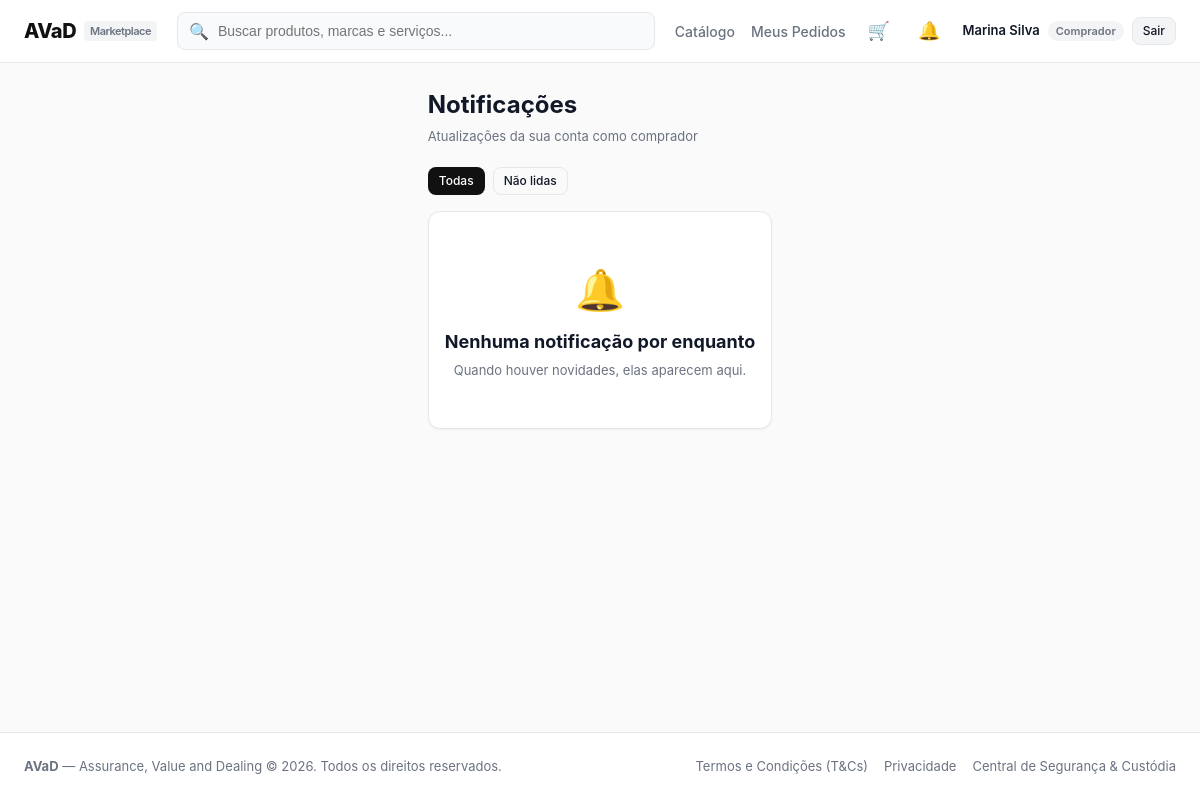
Before: /notifications/ (signed in) with the older database file.
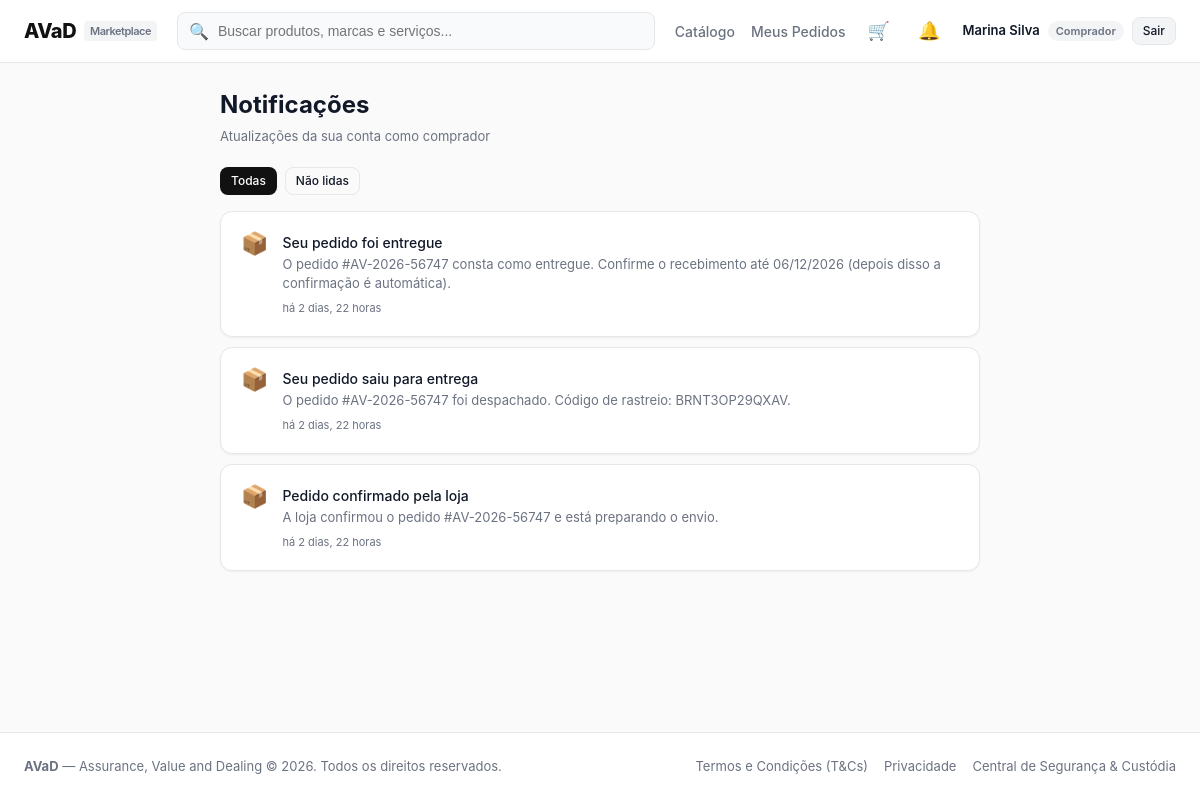
After: the same page with the newer database file.
### accounts/models.py (models this page shows, shortened)
class UserProfile(models.Model):
    user = models.OneToOneField(User, on_delete=models.CASCADE, related_name='profile')
    nome = models.CharField(max_length=16)
    data_nascimento = models.DateField()
    cpf = models.CharField(max_length=14, unique=True)
    cnpj = models.CharField(max_length=18, blank=True, null=True, unique=True)
    tem_cnpj = models.BooleanField(default=False)
    email_verificado = models.BooleanField(default=False)
    is_mediador = models.BooleanField(default=False)
    conta_bancaria_bloqueada = models.BooleanField(default=False)
    suspenso = models.BooleanField(default=False)
    token_verificacao = models.CharField(max_length=64, blank=True, null=True)
    nome_loja = models.CharField(max_length=64, blank=True, null=True)  # nome público como vendedor
    meta_mensal = models.DecimalField(max_digits=12, decimal_places=2, default=Decimal('25000.00'),
                                      validators=[MinValueValidator(Decimal('1.00'))])

### notifications/models.py (models this page shows, shortened)
class Notification(models.Model):
    TIPOS = [
        ('comprador', 'Comprador'),
        ('vendedor', 'Vendedor'),
        ('mediador', 'Mediador'),
    ]
    CATEGORIAS = [
        ('pedido', 'Pedido'),
        ('disputa', 'Disputa'),
        ('reembolso', 'Reembolso'),
        ('avaliacao', 'Avaliação'),
    ]
    ICONES = {
        'pedido': '📦',
        'disputa': '⚖️',
        'reembolso': '💸',
        'avaliacao': '⭐',
    }
    usuario = models.ForeignKey(User, on_delete=models.CASCADE, related_name='notificacoes')
    tipo_usuario = models.CharField(max_length=20, choices=TIPOS)
    categoria = models.CharField(max_length=20, choices=CATEGORIAS, default='pedido')
    titulo = models.CharField(max_length=120)
    mensagem = models.CharField(max_length=300)
    link = models.CharField(max_length=200, blank=True)
    lida = models.BooleanField(default=False)
    criada_em = models.DateTimeField(auto_now_add=True)
    class Meta:
        ordering = ['-criada_em']
    @property
    def icone(self):
        return self.ICONES.get(self.categoria, '🔔')
    @property
    def quando(self):
        if (timezone.now() - self.criada_em).total_seconds() < 60:
            return 'agora mesmo'
        return f'há {timesince(self.criada_em)}'

### notifications/views.py (the view)
# urls.py: path('', views.list_view, name='list'),
@login_required
def list_view(request):
    apenas_nao_lidas = request.GET.get('filtro') == 'nao_lidas'
    notificacoes = _do_usuario(request)
    if apenas_nao_lidas:
        notificacoes = notificacoes.filter(lida=False)
    return render(request, 'notifications/list.html', {
        'notificacoes': notificacoes[:50],
        'apenas_nao_lidas': apenas_nao_lidas,
    })

### accounts/roles.py (called while the page is built)
def tipo_usuario(request):
    if not request.user.is_authenticated:
        return None
    tipo = request.session.get('tipo_usuario')
    return tipo if tipo in TIPOS else COMPRADOR

### notifications/context_processors.py (called while the page is built)
def notificacoes(request):
    user = getattr(request, 'user', None)
    if user is None or not user.is_authenticated:
        return {'notif_count': 0}
    total = Notification.objects.filter(
        usuario=user, tipo_usuario=tipo_usuario(request), lida=False
    ).count()
    return {'notif_count': total}

### notifications/views.py (called while the page is built)
def _do_usuario(request):
    return Notification.objects.filter(usuario=request.user, tipo_usuario=tipo_usuario(request))

### orders/cart.py (called while the page is built)
    def _qs(self):
        return CartItem.objects.filter(usuario=self.user)

    def count(self):
        total = self._qs().filter(produto__ativo=True).aggregate(t=Sum('quantidade'))['t']
        return total or 0

### orders/context_processors.py (called while the page is built)
def cart_count(request):
    user = getattr(request, 'user', None)
    if user is None or not user.is_authenticated:
        return {'cart_count': 0}
    return {'cart_count': Cart(request).count()}

### templates/notifications/list.html (shortened to what this page needs)
{% extends "base.html" %}
{% block content %}
<div style="max-width: 760px; margin: 0 auto;">
  <div style="display: flex; justify-content: space-between; align-items: center; flex-wrap: wrap; gap: 12px; margin-bottom: 20px;">
    <div>
      <h1 style="font-size: 24px; font-weight: 700; margin-bottom: 4px;">Notificações</h1>
      <p style="font-size: 13px; color: var(--text-muted);">Atualizações da sua conta como {{ request.tipo_usuario }}</p>
    </div>
  </div>
  <div style="display: flex; gap: 8px; margin-bottom: 16px;">
    <a href="{% url 'notifications:list' %}" class="btn {% if apenas_nao_lidas %}btn-outline{% else %}btn-primary{% endif %} btn-sm">Todas</a>
    <a href="{% url 'notifications:list' %}?filtro=nao_lidas" class="btn {% if apenas_nao_lidas %}btn-primary{% else %}btn-outline{% endif %} btn-sm">Não lidas{% if notif_count %} ({{ notif_count }}){% endif %}</a>
  </div>
  {% for n in notificacoes %}
    <a href="{% url 'notifications:open' n.id %}" class="card"
       style="display: flex; gap: 14px; align-items: flex-start; margin-bottom: 10px; color: inherit; text-decoration: none;{% if not n.lida %} border-left: 4px solid #2563EB; background: #EFF6FF;{% endif %}">
      <div style="font-size: 22px; line-height: 1;">{{ n.icone }}</div>
      <div style="flex: 1;">
        <div style="font-size: 14px; font-weight: {% if n.lida %}500{% else %}700{% endif %};">{{ n.titulo }}</div>
        <div style="font-size: 13px; color: var(--text-muted); margin-top: 2px;">{{ n.mensagem }}</div>
        <div style="font-size: 11px; color: var(--text-muted); margin-top: 6px;">{{ n.quando }}</div>
      </div>
    </a>
  {% empty %}
    <div class="card" style="text-align: center; padding: 48px 16px;">
      <div style="font-size: 40px; margin-bottom: 8px;">🔔</div>
      <h2 style="font-size: 18px; font-weight: 700; margin-bottom: 6px;">
        {% if apenas_nao_lidas %}Nenhuma notificação não lida{% else %}Nenhuma notificação por enquanto{% endif %}
      </h2>
      <p style="font-size: 13px; color: var(--text-muted);">Quando houver novidades, elas aparecem aqui.</p>
    </div>
  {% endfor %}
</div>
{% endblock %}

### templates/base.html (shortened to what this page needs)
{% load static %}
<!DOCTYPE html>
<html lang="pt-br">
<head>
  <link rel="stylesheet" href="{% static 'css/style.css' %}">
</head>
<body>
  <header class="navbar">
    <div class="nav-container">
      <a href="{% url 'home' %}" class="logo">
        <span>AVaD</span>
        <span class="logo-tag">Marketplace</span>
      </a>
      <form action="{% url 'catalog:product_list' %}" method="get" class="search-form">
        <span class="search-icon">🔍</span>
        <input type="text" name="q" value="{{ request.GET.q|default:'' }}" class="search-input" placeholder="Buscar produtos, marcas e serviços...">
      </form>
      <nav class="nav-links">
        <a href="{% url 'catalog:product_list' %}" class="nav-link">Catálogo</a>
        {% if user.is_authenticated %}
          {% if request.tipo_usuario == 'comprador' %}
            <a href="{% url 'orders:my_orders' %}" class="nav-link">Meus Pedidos</a>
            <a href="{% url 'orders:cart' %}" class="nav-link cart-link" title="Carrinho" aria-label="Carrinho">
              🛒{% if cart_count %}<span class="cart-badge">{{ cart_count }}</span>{% endif %}
            </a>
          {% elif request.tipo_usuario == 'vendedor' %}
            <a href="{% url 'dashboard:overview' %}" class="btn btn-outline btn-sm">Área do Vendedor</a>
          {% elif request.tipo_usuario == 'mediador' %}
            <a href="{% url 'disputes:mediation_panel' %}" class="nav-link" style="color: #2563EB; font-weight: 600;">Painel de Mediação</a>
          {% endif %}
          <a href="{% url 'notifications:list' %}" class="nav-link cart-link" title="Notificações" aria-label="Notificações">
            🔔{% if notif_count %}<span class="cart-badge notif-badge">{% if notif_count > 9 %}9+{% else %}{{ notif_count }}{% endif %}</span>{% endif %}
          </a>
          <div style="display: flex; align-items: center; gap: 8px;">
            <span style="font-size: 13px; font-weight: 600;">{{ user.profile.nome|default:user.username }}</span>
            <span style="font-size: 11px; font-weight: 600; color: var(--text-muted); background: #F3F4F6; padding: 2px 8px; border-radius: 999px;">{{ request.tipo_usuario|capfirst }}</span>
            <a href="{% url 'accounts:logout' %}" class="btn btn-secondary btn-sm">Sair</a>
          </div>
        {% else %}
          <a href="{% url 'accounts:login' %}" class="btn btn-outline btn-sm">Entrar</a>
          <a href="{% url 'accounts:register' %}" class="btn btn-primary btn-sm">Cadastre-se</a>
        {% endif %}
      </nav>
    </div>
  </header>
  <main class="container">
    {% block content %}{% endblock %}
  </main>
  <footer class="footer">
    <div class="footer-inner">
      <div>
        <strong>AVaD</strong> — Assurance, Value and Dealing &copy; 2026. Todos os direitos reservados.
      </div>
      <div style="display: flex; gap: 16px;">
        <a href="#">Termos e Condições (T&Cs)</a>
        <a href="#">Privacidade</a>
        <a href="#">Central de Segurança & Custódia</a>
      </div>
    </div>
  </footer>
</body>
</html>

Changed rows visible on the page:
no longer on this page (row unchanged): UserProfile: tipo_usuario "Comprador", tipo_usuario "comprador"
added Notification: icone "📦", titulo "Seu pedido foi entregue", mensagem "O pedido #AV-2026-56747 consta como entregue. Confirme o recebimento até 06/12/2026 (depois disso a confirmação é automática).", quando "há 2 dias, 22 horas"
added Notification: icone "📦", titulo "Seu pedido saiu para entrega", mensagem "O pedido #AV-2026-56747 foi despachado. Código de rastreio: BRNT3OP29QXAV.", quando "há 2 dias, 22 horas"
added Notification: icone "📦", titulo "Pedido confirmado pela loja", mensagem "A loja confirmou o pedido #AV-2026-56747 e está preparando o envio.", quando "há 2 dias, 22 horas"
Other visible differences:
{{ request.tipo_usuario|capfirst }}: (not shown) → "Comprador"
{{ request.tipo_usuario }}: (not shown) → "comprador"
text no longer shown: "🔔 Nenhuma notificação por enquanto Quando houver novidades, elas aparecem aqui."
